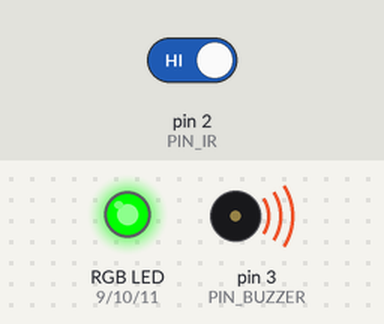
Simulated run of this sketch. Board: Arduino Uno, built with avr-gcc and run on an emulated ATmega328P. Parts: an RGB LED mixed from three pins (HIGH = lit), buzzer (waves = sounding, pin HIGH). Inputs (shaded band) come from the test bench; at power-on: pin 2 (PIN_IR) HIGH.

Above: at 2.9 s.
3.0 s: pin 2 (PIN_IR) driven LOW
At 3.17 s:
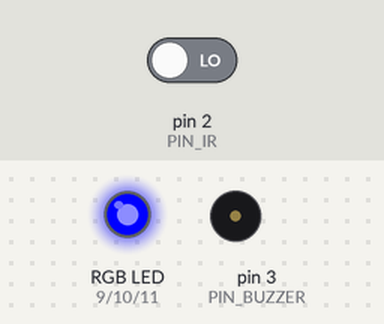
At 4.3 s:
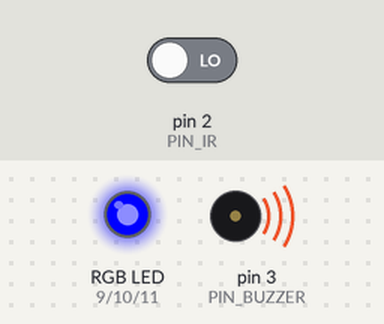
4.7 s: pin 2 (PIN_IR) driven HIGH
At 6.1 s:
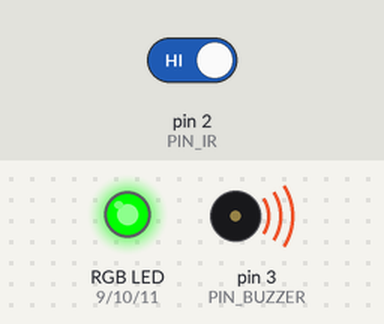
Timing chart, 0 to 7.7 s (numbered marks = the images above; inputs shaded):
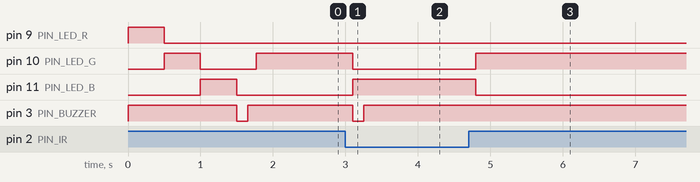

Measured:
- after the input at 3.0 s, pin 10 (PIN_LED_G): HIGH → LOW after 0.10 s; pin 11 (PIN_LED_B): LOW → HIGH after 0.10 s; pin 3 (PIN_BUZZER): HIGH → LOW after 0.10 s, → HIGH 0.15 s later
- after the input at 4.7 s, pin 10 (PIN_LED_G): LOW → HIGH after 0.10 s; pin 11 (PIN_LED_B): HIGH → LOW after 0.10 s

The sketch:

findbox_arduino.ino
```cpp
// 배선: 스크루 실드에서 같은 번호 단자에 연결한다
const int PIN_IR = 2;            // IR 센서 OUT (VCC → 5V, GND → GND)
const int PIN_BUZZER = 3;        // 능동 부저 SIG (VCC → 5V, GND → GND)
const int PIN_LED_R = 9;         // RGB LED R  (문을 닫았을 때 파랑이 켜지면 맞게 꽂힌 것)
const int PIN_LED_G = 10;        // RGB LED G
const int PIN_LED_B = 11;        // RGB LED B  (− → GND)

// 부품에 따라 다를 수 있는 값
const int DOOR_CLOSED_LEVEL = LOW;    // 문이 닫혀 IR 센서 앞을 가릴 때의 OUT 값. 거꾸로 동작하면 HIGH로
const int BUZZER_ON_LEVEL = LOW;      // 부저가 울리는 SIG 값 (SunFounder 모듈은 LOW). 켜자마자 계속 울리면 HIGH로
const bool LED_COMMON_ANODE = false;  // RGB LED의 공통 다리를 5V에 꽂는 제품이면 true

// 시간 (밀리초)
const unsigned long DEBOUNCE_MS = 100;            // 문 신호가 이만큼 그대로여야 진짜로 바뀐 것으로 본다
const unsigned long SETTLE_MS = 2000;             // 문이 닫힌 뒤 손이 빠지고 물건이 자리 잡을 때까지 기다림
const unsigned long RESPONSE_TIMEOUT_MS = 60000;  // 서버 응답을 기다리는 최대 시간 (인식 재시도 포함)
const unsigned long ERROR_SHOW_MS = 3000;         // 빨간 불을 켜 두는 시간
const unsigned long CHECK_STEP_MS = 500;          // 켤 때와 TEST에서 색 하나를 켜 두는 시간
const unsigned long BEEP_MS = 150;                // 짧은 소리 (삑)
const unsigned long BEEP_GAP_MS = 120;            // 짧은 소리 사이 쉬는 시간
const unsigned long CHIRP_MS = 50;                // 아주 짧은 소리 세 번 (삐리릭, 새 물건 없음·인식 실패)
const unsigned long LONG_BEEP_MS = 700;           // 긴 소리 (삐―, 서버가 대답하지 않을 때)

const int BUZZER_OFF_LEVEL = (BUZZER_ON_LEVEL == LOW) ? HIGH : LOW;

// 신호가 DEBOUNCE_MS 동안 그대로일 때만 바뀐 것으로 본다 (문 떨림 무시)
struct Debounced {
  bool stable = false;  // 확정된 상태
  bool last = false;    // 마지막으로 읽은 값
  unsigned long changedAt = 0;

  // 새로 읽은 값을 넣는다. 확정된 상태가 바뀐 순간에만 true
  bool update(bool value) {
    if (value != last) {
      last = value;
      changedAt = millis();
    }
    if (value != stable && millis() - changedAt >= DEBOUNCE_MS) {
      stable = value;
      return true;
    }
    return false;
  }
};

enum State { IDLE, SETTLING, WAITING, SHOW_ERROR };

Debounced door;     // stable: 문이 닫혀 있는지
State state = IDLE;
unsigned long stateStart = 0;
bool pendingDrop = false;  // 서버 결과를 기다리는 동안 문이 또 닫혔는지 (끝나면 이어서 처리)
char line[16];             // 서버에서 받는 한 줄
byte lineLength = 0;

void setLed(int pin, bool on) {
  // 공통 음극(− 다리를 GND에 연결)은 HIGH가 켜짐, 공통 양극은 LOW가 켜짐
  digitalWrite(pin, on != LED_COMMON_ANODE ? HIGH : LOW);
}

void setColor(bool red, bool green, bool blue) {
  setLed(PIN_LED_R, red);
  setLed(PIN_LED_G, green);
  setLed(PIN_LED_B, blue);
}

void buzz(unsigned long ms) {
  digitalWrite(PIN_BUZZER, BUZZER_ON_LEVEL);
  delay(ms);
  digitalWrite(PIN_BUZZER, BUZZER_OFF_LEVEL);
}

// 삑(1), 삐삐(2)
void beep(int times) {
  for (int i = 0; i < times; i++) {
    buzz(BEEP_MS);
    delay(BEEP_GAP_MS);
  }
}

// 삐리릭
void chirp() {
  for (int i = 0; i < 3; i++) {
    buzz(CHIRP_MS);
    delay(CHIRP_MS);
  }
}

// 삐―
void longBeep() {
  buzz(LONG_BEEP_MS);
}

// LED 빨강 → 초록 → 파랑을 하나씩 켜고 '삑'. print가 true면 지금 켜진 것을 시리얼 모니터에 찍는다 (TEST)
void checkParts(bool print) {
  const int pins[] = {PIN_LED_R, PIN_LED_G, PIN_LED_B};
  const char* names[] = {"RED", "GREEN", "BLUE"};
  for (int i = 0; i < 3; i++) {
    setColor(i == 0, i == 1, i == 2);
    if (print) {
      Serial.print(names[i]);
      Serial.print(" D");
      Serial.println(pins[i]);
    }
    delay(CHECK_STEP_MS);
  }
  setColor(false, false, false);
  if (print) {
    Serial.print("BUZZER D");
    Serial.println(PIN_BUZZER);
  }
  beep(1);
}

void enter(State next) {
  state = next;
  stateStart = millis();
  if (next == IDLE) {
    setColor(false, true, false);   // 초록
  } else if (next == SHOW_ERROR) {
    setColor(true, false, false);   // 빨강
  } else {
    setColor(false, false, true);   // 파랑 (SETTLING, WAITING)
  }
}

void backToIdle() {
  enter(IDLE);
  if (pendingDrop && door.stable) {  // 기다리는 동안 또 넣고 닫았으면 바로 이어서 처리
    enter(SETTLING);
  }
  pendingDrop = false;
}

void onDoorClosed() {
  if (state == IDLE) {
    enter(SETTLING);
    beep(1);
  } else if (state == WAITING || state == SHOW_ERROR) {
    pendingDrop = true;  // 지금 것이 끝나면 이어서 처리한다
    beep(1);
  }
}

void onDoorOpened() {
  if (state == SETTLING) {
    enter(IDLE);  // 2초 안에 다시 열면 취소하고, 다시 닫으면 처음부터
  }
}

// 한 줄이 다 들어오면 처리한다
void processLine() {
  if (state == IDLE && strcasecmp(line, "TEST") == 0) {
    checkParts(true);
    enter(IDLE);
  } else if (state == WAITING && strcasecmp(line, "OK") == 0) {
    beep(2);
    backToIdle();
  } else if (state == WAITING && strcasecmp(line, "FAIL") == 0) {
    enter(SHOW_ERROR);  // 새 물건 없음·인식 실패 (물건을 꺼내고 닫아도 이렇게 된다)
    chirp();
  }
}

void readSerial() {
  while (Serial.available() > 0) {
    char c = Serial.read();
    if (c == '\n') {
      line[lineLength] = '\0';
      if (lineLength > 0) {
        processLine();
      }
      lineLength = 0;
    } else if (c != '\r' && lineLength < sizeof(line) - 1) {
      line[lineLength++] = c;
    }
  }
}

void setup() {
  digitalWrite(PIN_BUZZER, BUZZER_OFF_LEVEL);  // 출력으로 바꾸기 전에 꺼 둔다 (켤 때 잡음 방지)
  pinMode(PIN_BUZZER, OUTPUT);
  pinMode(PIN_IR, INPUT);
  pinMode(PIN_LED_R, OUTPUT);
  pinMode(PIN_LED_G, OUTPUT);
  pinMode(PIN_LED_B, OUTPUT);
  Serial.begin(9600);

  checkParts(false);  // 배선 확인: 빨강 → 초록 → 파랑 → '삑'

  // 켤 때 이미 닫혀 있는 문은 '닫힘'으로 치지 않는다
  door.stable = door.last = (digitalRead(PIN_IR) == DOOR_CLOSED_LEVEL);
  enter(IDLE);
}

void loop() {
  readSerial();

  if (door.update(digitalRead(PIN_IR) == DOOR_CLOSED_LEVEL)) {
    if (door.stable) {
      onDoorClosed();
    } else {
      onDoorOpened();
    }
  }

  unsigned long elapsed = millis() - stateStart;
  if (state == SETTLING && elapsed >= SETTLE_MS) {
    Serial.println("DROP");
    enter(WAITING);
  } else if (state == WAITING && elapsed >= RESPONSE_TIMEOUT_MS) {
    enter(SHOW_ERROR);
    longBeep();  // 서버가 대답하지 않을 때만 소리로도 알린다
  } else if (state == SHOW_ERROR && elapsed >= ERROR_SHOW_MS) {
    backToIdle();
  }
}
```
